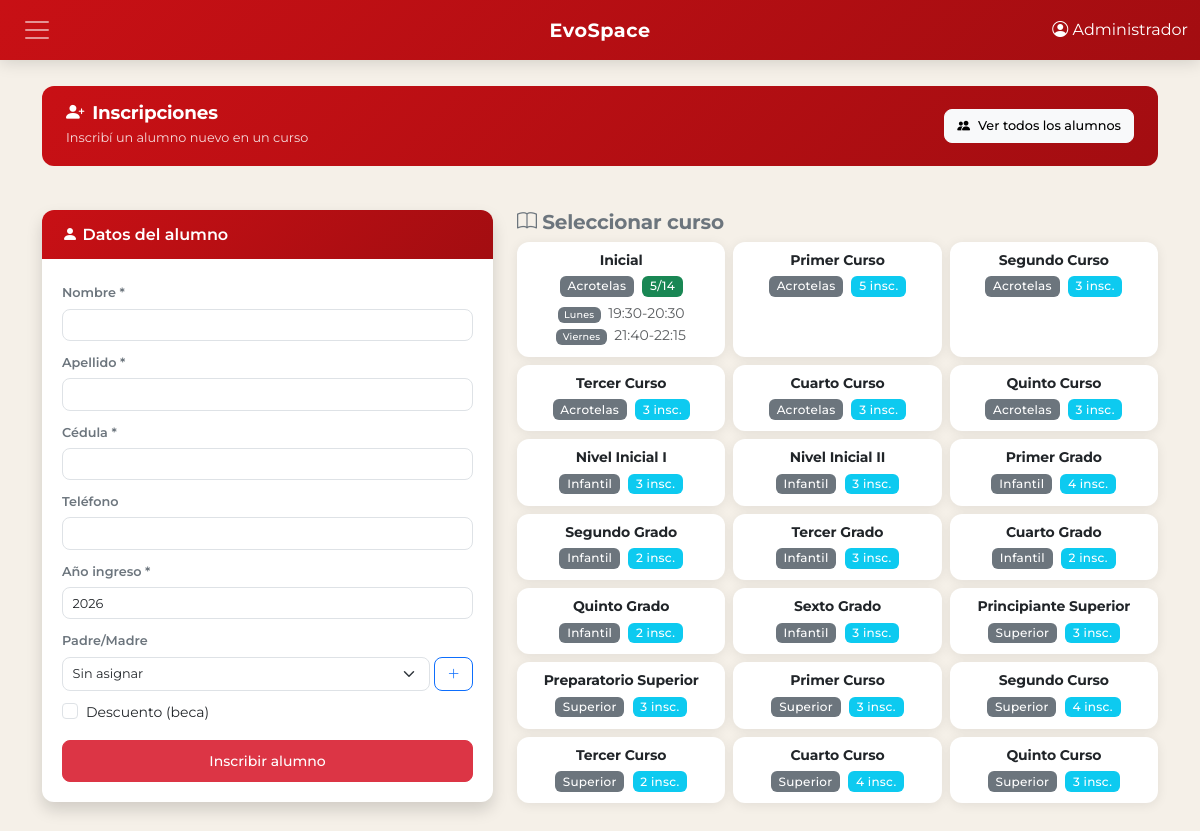
/secciones/inscripciones.php (signed in), run on the app's committed database.
### tables this page shows
CREATE TABLE `cursos` (
  `id_curso` int(11) NOT NULL,
  `nombre` varchar(100) NOT NULL,
  `tipo` enum('Acrotelas','Infantil','Superior') NOT NULL,
  `orden` int(11) NOT NULL,
  `activo` tinyint(1) DEFAULT 1,
  `cupo_maximo` int(11) DEFAULT NULL COMMENT 'NULL = sin limite'
);

CREATE TABLE `horarios` (
  `id_horario` int(11) NOT NULL,
  `id_curso` int(11) NOT NULL,
  `id_profesor` int(11) DEFAULT NULL,
  `dia_semana` varchar(20) NOT NULL DEFAULT '1',
  `hora_inicio` time NOT NULL,
  `hora_fin` time NOT NULL
);

### secciones/inscripciones.php (the view, shortened to what this page needs)
<?php
include '../includes/header.php';
include '../includes/navbar.php';
require_once '../config/db.php';
$dias = [1 => 'Lunes', 'Martes', 'Miércoles', 'Jueves', 'Viernes', 'Sábado', 'Domingo'];
$cursos = $pdo->query("
    SELECT c.*, (SELECT COUNT(*) FROM alumnos WHERE id_curso = c.id_curso AND activo = 1) AS inscriptos
    FROM cursos c WHERE c.activo = 1 ORDER BY c.tipo, c.orden
")->fetchAll(PDO::FETCH_ASSOC);
$horarios_por_curso = $pdo->query("
    SELECT h.*, u.usuario AS profe_nombre
    FROM horarios h
    LEFT JOIN profesores p ON h.id_profesor = p.id_profesor
    LEFT JOIN usuarios u ON p.id_usuario = u.id_usuario
    ORDER BY h.hora_inicio
")->fetchAll(PDO::FETCH_ASSOC);
$horarios_agrupados = [];
foreach ($horarios_por_curso as $h) {
    $horarios_agrupados[$h['id_curso']][] = $h;
}
?>
<div class="container mt-3 pb-4">
    <div class="page-header">
        <div>
            <h4 class="fw-bold mb-0"><i class="bi bi-person-plus-fill me-2"></i>Inscripciones</h4>
            <small>Inscribí un alumno nuevo en un curso</small>
        </div>
        <a href="alumnos.php" class="btn btn-light btn-sm"><i class="bi bi-people-fill"></i> Ver todos los alumnos</a>
    </div>
    <div class="row g-4 mt-2">
        <div class="col-md-5">
            <div class="card shadow">
                <div class="card-header bg-evo text-white"><i class="bi bi-person-fill"></i> Datos del alumno</div>
                <div class="card-body">
                    <form method="POST" id="formInscripcion">
                        <div class="mb-2">
                            <label class="form-label small">Nombre *</label>
                            <input type="text" name="nombre" class="form-control form-control-sm" required>
                        </div>
                        <div class="mb-2">
                            <label class="form-label small">Apellido *</label>
                            <input type="text" name="apellido" class="form-control form-control-sm" required>
                        </div>
                        <div class="mb-2">
                            <label class="form-label small">Cédula *</label>
                            <input type="text" name="ci" class="form-control form-control-sm" required>
                        </div>
                        <div class="mb-2">
                            <label class="form-label small">Teléfono</label>
                            <input type="text" name="telefono" class="form-control form-control-sm">
                        </div>
                        <div class="mb-2">
                            <label class="form-label small">Año ingreso *</label>
                            <input type="number" name="anio_ingreso" class="form-control form-control-sm" value="<?= date('Y') ?>" required min="2000">
                        </div>
                        <div class="mb-2">
                            <label class="form-label small">Padre/Madre</label>
                            <div class="d-flex gap-1">
                                <select name="id_padre" id="selectPadre" class="form-select form-select-sm flex-fill">
                                    <option value="">Sin asignar</option>
                                </select>
                                <button type="button" class="btn btn-sm btn-outline-primary" data-bs-toggle="modal" data-bs-target="#modalCrearPadre" title="Crear nuevo padre"><i class="bi bi-plus-lg"></i></button>
                            </div>
                        </div>
                    <div class="mb-3">
                            <div class="form-check">
                                <input type="checkbox" name="becado" id="becado" class="form-check-input" value="1">
                                <label class="form-check-label small" for="becado">Descuento (beca)</label>
                            </div>
                        </div>
                        <button type="submit" class="btn btn-danger w-100" id="btnInscribir">Inscribir alumno</button>
                    </form>
                </div>
            </div>
        </div>
        <div class="col-md-7">
            <h5 class="text-secondary"><i class="bi bi-book"></i> Seleccionar curso</h5>
            <div class="row g-2" id="listaCursos">
                <?php foreach ($cursos as $curso):
                    $cupo_completo = $curso['cupo_maximo'] && $curso['inscriptos'] >= $curso['cupo_maximo'];
                    $horarios = $horarios_agrupados[$curso['id_curso']] ?? [];
                ?>
                    <div class="col-6 col-lg-4">
                        <div class="card curso-card h-100 <?= $cupo_completo ? 'border-danger opacity-50' : '' ?>" data-id="<?= $curso['id_curso'] ?>" data-nombre="<?= htmlspecialchars($curso['nombre'] . ' (' . $curso['tipo'] . ')') ?>" onclick="seleccionarCurso(this)">
                            <div class="card-body p-2 text-center">
                                <h6 class="card-title mb-1 small"><?= htmlspecialchars($curso['nombre']) ?></h6>
                                <span class="badge bg-secondary"><?= $curso['tipo'] ?></span>
                                <?php if ($curso['cupo_maximo']): ?>
                                    <span class="badge bg-<?= $cupo_completo ? 'danger' : 'success' ?> ms-1">
                                        <?= $curso['inscriptos'] ?>/<?= $curso['cupo_maximo'] ?>
                                    </span>
                                <?php else: ?>
                                    <span class="badge bg-info ms-1"><?= $curso['inscriptos'] ?> insc.</span>
                                <?php endif; ?>
                                <?php if (!empty($horarios)): ?>
                                    <div class="mt-1 small text-muted">
                                                        <?php foreach ($horarios as $h):
                                                            $diasArr = explode(',', $h['dia_semana']); ?>
                                                            <div><?php foreach ($diasArr as $d): ?><span class="badge bg-secondary me-1" style="font-size:0.6rem;"><?= $dias[(int)trim($d)] ?? '?' ?></span><?php endforeach; ?> <?= substr($h['hora_inicio'], 0, 5) ?>-<?= substr($h['hora_fin'], 0, 5) ?></div>
                                                        <?php endforeach; ?>
                                    </div>
                                <?php endif; ?>
                            </div>
                        </div>
                    </div>
                <?php endforeach; ?>
            </div>
        </div>
    </div>
</div>
<?php include '../includes/footer.php'; ?>

### assets/css/estilos.css (style rules this page uses)
:root { --evo-primary: #c81015; --evo-primary-dark: #a30d11; --evo-primary-light: #e85a5e; --evo-secondary: #6c757d; --evo-accent: #d4a017; --evo-bg: #f5f0e8; --evo-bg-alt: #ebe5d9; --evo-surface: #ffffff; --evo-text: #2c2c2c; --evo-text-muted: #6c757d; --evo-border: #dee2e6; --evo-success: #198754; --evo-warning: #ffc107; --evo-info: #0dcaf0; --evo-danger: #dc3545; --evo-radius: 0.75rem; --evo-radius-sm: 0.5rem; --evo-shadow: 0 2px 12px rgba(0,0,0,0.08); --evo-shadow-lg: 0 8px 30px rgba(0,0,0,0.12); --evo-transition: 0.25s ease; }
* { font-family: "Montserrat", sans-serif; }
body { background-color: var(--evo-bg); padding-top: 70px; padding-bottom: 30px; color: var(--evo-text); line-height: 1.6; }
h1, h2, h3, h4, h5, h6 { font-weight: 700; letter-spacing: -0.01em; }
.btn { padding: 0.5rem 1.25rem; font-size: 0.875rem; border-radius: var(--evo-radius-sm); height: 42px; display: inline-flex; align-items: center; justify-content: center; gap: 0.5rem; white-space: nowrap; transition: all var(--evo-transition); font-weight: 500; }
.btn-sm { height: 34px; padding: 0.25rem 0.75rem; font-size: 0.8rem; }
.card { border: none; border-radius: var(--evo-radius); box-shadow: var(--evo-shadow); transition: all var(--evo-transition); overflow: hidden; }
.card-header { font-weight: 600; padding: 0.75rem 1.25rem; border-bottom: none; }
.card-body { padding: 1.25rem; }
.card-header.bg-evo { background: linear-gradient(135deg, var(--evo-primary), var(--evo-primary-dark)); color: #fff; }
.page-header { background: linear-gradient(135deg, var(--evo-primary), var(--evo-primary-dark)); color: #fff; padding: 1rem 1.5rem; border-radius: var(--evo-radius); margin-bottom: 1.25rem; display: flex; justify-content: space-between; align-items: center; flex-wrap: wrap; gap: 0.75rem; }
.page-header h4 { margin: 0; font-weight: 700; font-size: 1.15rem; }
.page-header small { opacity: 0.85; font-size: 0.8rem; }
.form-label { font-weight: 600; font-size: 0.8rem; margin-bottom: 0.3rem; color: var(--evo-text-muted); }
.form-control, .form-select { border-radius: var(--evo-radius-sm); border: 1.5px solid var(--evo-border); padding: 0.5rem 0.75rem; font-size: 0.875rem; transition: border-color var(--evo-transition), box-shadow var(--evo-transition); }
.form-control-sm, .form-select-sm { padding: 0.35rem 0.6rem; font-size: 0.8rem; }
.badge { font-weight: 500; letter-spacing: 0.02em; padding: 0.35em 0.65em; }
.bg-evo { background: linear-gradient(135deg, var(--evo-primary), var(--evo-primary-dark)); }
.gap-1 { gap: 0.25rem; }

### secciones/inscripciones.php (style rules this page uses)
.curso-card { cursor: pointer; transition: all .15s; border: 2px solid transparent; }

### data on the page
cursos: nombre "Inicial", tipo "Acrotelas", inscriptos "5", cupo_maximo "14"
horarios: dia_semana "Lunes", hora_inicio "19:30", hora_fin "20:30"
horarios: dia_semana "Viernes", hora_inicio "21:40", hora_fin "22:15"
cursos: nombre "Primer Curso", tipo "Acrotelas", inscriptos "5"
cursos: nombre "Segundo Curso", tipo "Acrotelas", inscriptos "3"
cursos: nombre "Tercer Curso", tipo "Acrotelas", inscriptos "3"
cursos: nombre "Cuarto Curso", tipo "Acrotelas", inscriptos "3"
cursos: nombre "Quinto Curso", tipo "Acrotelas", inscriptos "3"
cursos: nombre "Nivel Inicial I", tipo "Infantil", inscriptos "3"
cursos: nombre "Nivel Inicial II", tipo "Infantil", inscriptos "3"
cursos: nombre "Primer Grado", tipo "Infantil", inscriptos "4"
cursos: nombre "Segundo Grado", tipo "Infantil", inscriptos "2"
cursos: nombre "Tercer Grado", tipo "Infantil", inscriptos "3"
cursos: nombre "Cuarto Grado", tipo "Infantil", inscriptos "2"
cursos: nombre "Quinto Grado", tipo "Infantil", inscriptos "2"
cursos: nombre "Sexto Grado", tipo "Infantil", inscriptos "3"
cursos: nombre "Principiante Superior", tipo "Superior", inscriptos "3"
cursos: nombre "Preparatorio Superior", tipo "Superior", inscriptos "3"
cursos: nombre "Primer Curso", tipo "Superior", inscriptos "3"
cursos: nombre "Segundo Curso", tipo "Superior", inscriptos "4"
cursos: nombre "Tercer Curso", tipo "Superior", inscriptos "2"
cursos: nombre "Cuarto Curso", tipo "Superior", inscriptos "4"
cursos: nombre "Quinto Curso", tipo "Superior", inscriptos "3"

### other printed values
$_SESSION['nombre_completo'] "Administrador"
